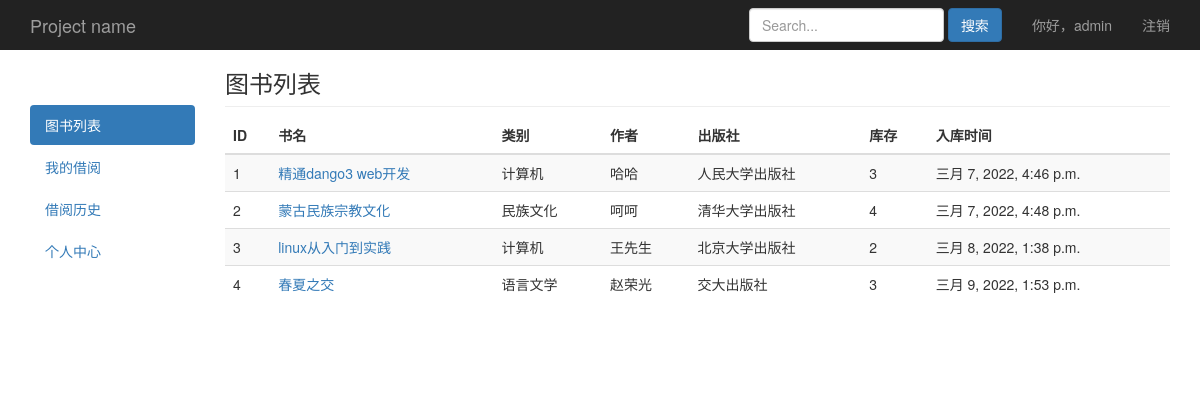
/book/list/ (signed in), run on an earlier commit of the app's database.
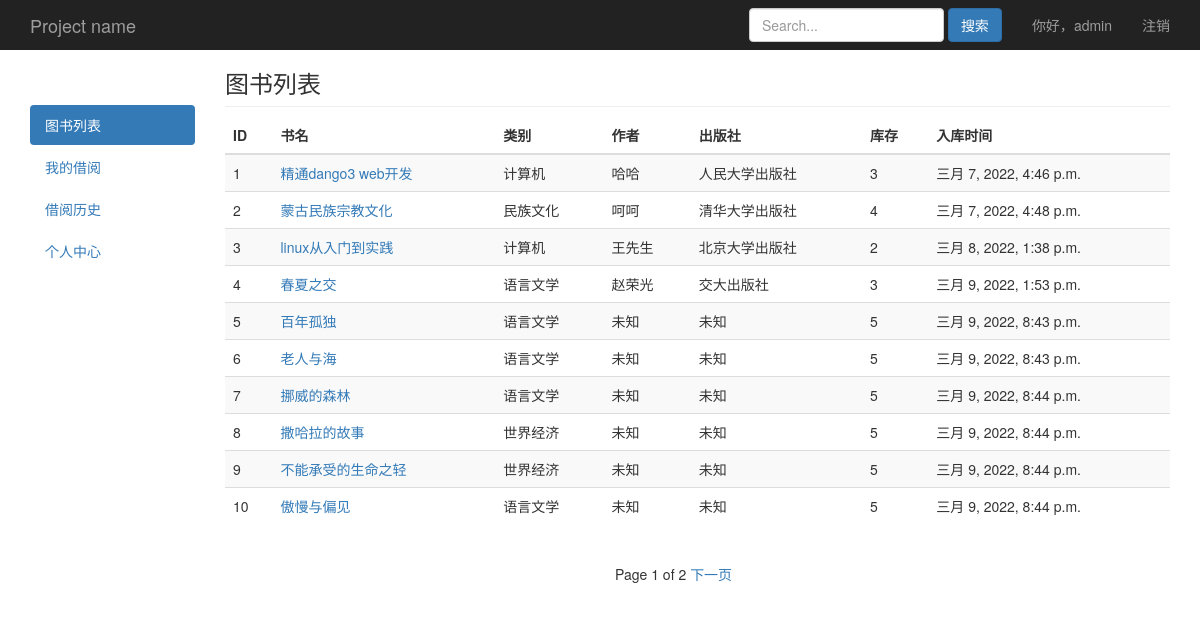
And on a later commit of the database.
### book/models.py (models this page shows, shortened)
class Book(models.Model):
    name = models.CharField(max_length=30,blank=False,verbose_name='书名')
    category = models.ForeignKey(Category,on_delete=models.CASCADE,default='',blank=False,related_name='books_category',verbose_name='类别')
    author = models.CharField(max_length=30,null=True,blank=False,verbose_name='作者')
    publisher = models.CharField(max_length=30,null=True,blank=False,verbose_name='出版社')
    count = models.IntegerField(default=1,verbose_name='库存')
    img = models.ImageField(upload_to='book_img/%Y/%m/%d/',blank=True,null=True,default='book_img/default.jpg',verbose_name='书籍图片')
    content = models.TextField(null=True,blank=True,verbose_name='内容简介')
    create_time = models.DateTimeField(auto_now_add=True,verbose_name='入库时间')
    class Meta:
        verbose_name_plural = '图书列表'

class Category(models.Model):
    name = models.CharField(max_length=20,blank=True,verbose_name='图书类别')
    class Meta:
        verbose_name_plural = '图书类别'
    def __str__(self):
        return self.name

### book/views.py (the view)
# urls.py: path('book/list/',views.book_list,name='book_list'),
@login_required
def book_list(request):
	obj_book = Book.objects.all()
	paginator = Paginator(obj_book,10)
	page = request.GET.get('page')
	try:
		obj_book = paginator.page(page)
	except PageNotAnInteger:
		obj_book = paginator.page(1)
	except EmptyPage:
		obj_book = paginator.page(paginator.num_pages)
	return render(request,'book/list.html',locals())

### book/models.py (called while the page is built)
    def __str__(self):
        return self.username

### book/templates/book/list.html (shortened to what this page needs)
{% extends "book/base.html" %}
{% block nav %}
<ul class="nav nav-pills nav-stacked">
  <li class="active"><a href="/">图书列表<span class="sr-only">(current)</span></a></li>
  <li><a href="/book/myborrow/">我的借阅</a></li>
  <li><a href="/book/borrowrecord/">借阅历史</a></li>
  <li><a href="/book/usercenter/">个人中心</a></li>
</ul>
{% endblock %}
{% block content %}
        <h3 class="sub-header">图书列表</h3>
        <div class="table-responsive">
          <table class="table table-striped">
            <thead>
              <tr>
                <th>ID</th>
                <th>书名</th>
                <th>类别</th>
                <th>作者</th>
                <th>出版社</th>
                <th>库存</th>
                <th>入库时间</th>
              </tr>
            </thead>
            <tbody>
              {% for b in obj_book %}
              <tr>
                <td>{{b.id}}</td>
                <td><a href="/book/{{b.id}}/detail/">{{b.name}}</a></td>
                <td>{{b.category}}</td>
                <td>{{b.author}}</td>
                <td>{{b.publisher}}</td>
                {% if b.count == 0 %}
                <td style="color:red">{{b.count}}</td>
                {% else %}
                <td>{{b.count}}</td>
                {% endif %}
                <td>{{b.create_time}}</td>
              </tr>
              {% endfor %}
            </tbody>
          </table>
        </div>
      </div>
    </div>
{% endblock %}
{% block page %}
        <div class="pagination">
          <span class="step-links">
            {% if obj_book.paginator.num_pages > 1 %}
            <span class="current">
              Page {{ obj_book.number }} of {{ obj_book.paginator.num_pages }}
            </span>
            {% endif %}
            {% if obj_book.has_next %}
            <a href="?page={{ obj_book.next_page_number }}">下一页</a>
            {% endif %}
          </span>
        </div>
{% endblock %}

### book/templates/book/base.html (shortened to what this page needs)
{% load static %}
<!doctype html>
<html lang="en">
<head>
  <link href="{% static "bootstrap-3.4.1-dist/css/bootstrap.min.css" %}" rel="stylesheet">
  <link href="{% static "css/style.css" %}" rel="stylesheet">
</head>
<body>
  <nav class="navbar navbar-inverse navbar-fixed-top">
    <div class="container">
      <div class="navbar-header">
        <a class="navbar-brand" href="/">Project name</a>
      </div>
      <div id="navbar" class="navbar-collapse collapse">
        <ul class="nav navbar-nav navbar-right">
          <li><a>你好，{{request.user}}</a></li>
          <li><a href="/logout/">注销</a></li>
        </ul>
        <form class="navbar-form navbar-right">
          <input type="text" class="form-control" placeholder="Search...">
          <button type="submit" class="btn btn-primary">搜索</button>
        </form>
      </div>
    </div>
  </nav>
  <div class="container">
    <div class="row">
      <div class="col-md-2">
        <div style="padding-top:55px"></div>
        {% block nav %} {% endblock %}
      </div>
      <div class="col-md-10">
        {% block content %}{% endblock %}
      </div>
    <div class="row">
      <div class="col-md-6"></div>
      <div class="col-md-6">
        {% block page %}{% endblock %}
      </div>
    </div>
</body>
</html>

What changed in the data, as far as the page shows it:
added Book: id "5", name "百年孤独", category "语言文学", author "未知", publisher "未知", count "5", create_time "三月 9, 2022, 8:43 p.m."
added Book: id "6", name "老人与海", category "语言文学", author "未知", publisher "未知", count "5", create_time "三月 9, 2022, 8:43 p.m."
added Book: id "7", name "挪威的森林", category "语言文学", author "未知", publisher "未知", count "5", create_time "三月 9, 2022, 8:44 p.m."
added Book: id "8", name "撒哈拉的故事", category "世界经济", author "未知", publisher "未知", count "5", create_time "三月 9, 2022, 8:44 p.m."
added Book: id "9", name "不能承受的生命之轻", category "世界经济", author "未知", publisher "未知", count "5", create_time "三月 9, 2022, 8:44 p.m."
added Book: id "10", name "傲慢与偏见", category "语言文学", author "未知", publisher "未知", count "5", create_time "三月 9, 2022, 8:44 p.m."
Also different on the page:
{{ obj_book.number }}: (not shown) → "1"
{{ obj_book.paginator.num_pages }}: (not shown) → "2"
text now shown: "Page of 下一页"
